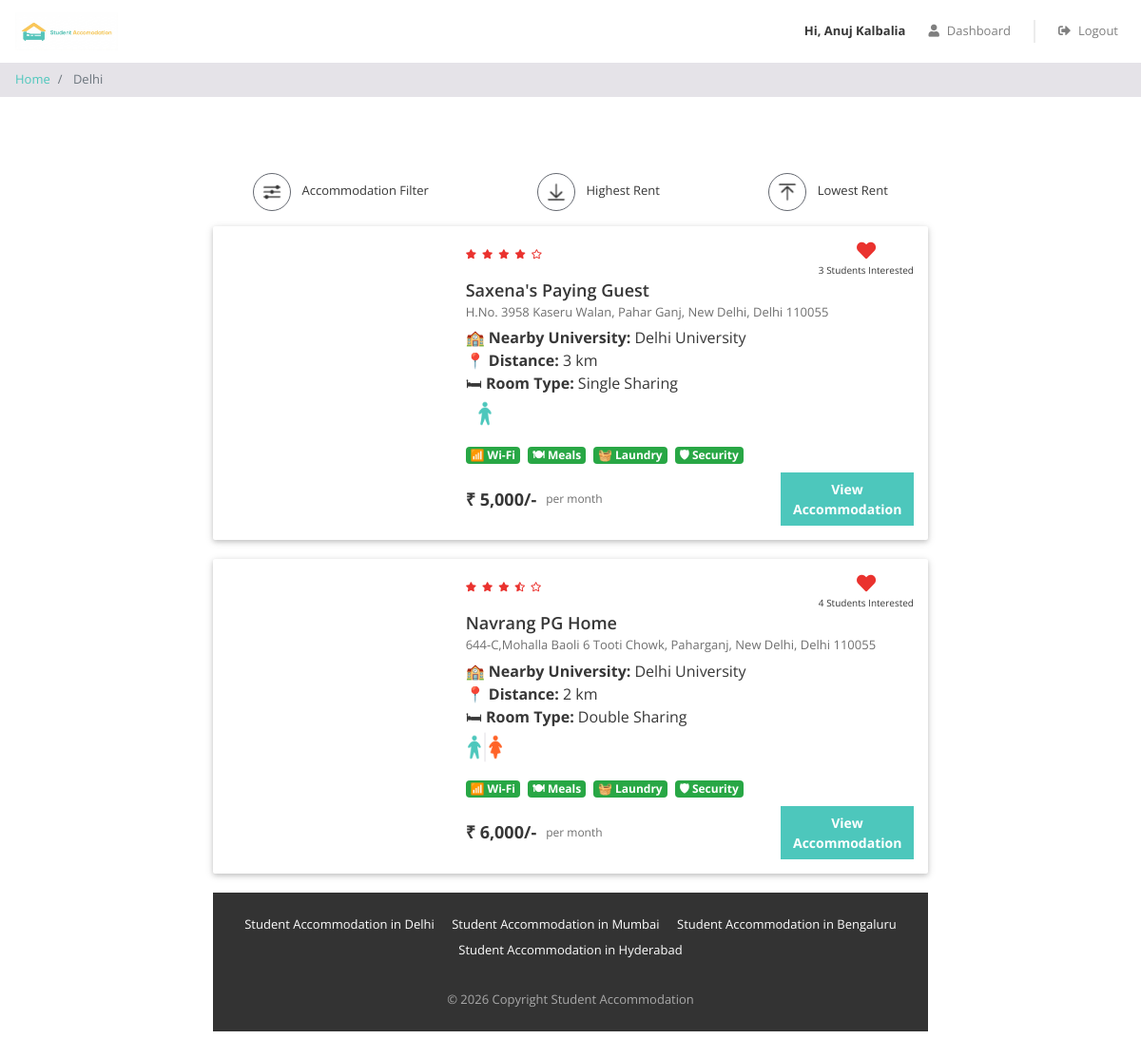
The app's page /property_list.php?city=Delhi (signed in) with its own data.
### tables this page shows
CREATE TABLE `properties` (
  `id` int(11) NOT NULL,
  `city_id` int(11) NOT NULL,
  `name` varchar(100) NOT NULL,
  `address` varchar(255) NOT NULL,
  `description` longtext NOT NULL,
  `gender` enum('male','female','unisex') NOT NULL,
  `rent` int(11) NOT NULL,
  `rating_clean` float(2,1) NOT NULL,
  `rating_food` float(2,1) NOT NULL,
  `rating_safety` float(2,1) NOT NULL,
  `university_name` varchar(255) DEFAULT NULL,
  `university_distance` varchar(100) DEFAULT NULL,
  `room_type` varchar(100) DEFAULT NULL,
  `wifi` tinyint(1) DEFAULT 0,
  `meals` tinyint(1) DEFAULT 0,
  `laundry` tinyint(1) DEFAULT 0,
  `security` tinyint(1) DEFAULT 0,
  `deposit` int(11) DEFAULT NULL,
  `contact_number` varchar(15) DEFAULT NULL
);

### property_list.php (the view, shortened to what this page needs)
<?php
require "includes/database_connect.php";
$user_id = isset($_SESSION['user_id']) ? $_SESSION['user_id'] : NULL;
$city_name = $_GET["city"];
$sql_1 = "SELECT * FROM cities WHERE name = '$city_name'";
$result_1 = mysqli_query($conn, $sql_1);
$city = mysqli_fetch_assoc($result_1);
$city_id = $city['id'];
$sql_2 = "SELECT * FROM properties WHERE city_id = $city_id";
$result_2 = mysqli_query($conn, $sql_2);
$properties = mysqli_fetch_all($result_2, MYSQLI_ASSOC);
$sql_3 = "SELECT *
          FROM interested_users_properties iup
          INNER JOIN properties p
          ON iup.property_id = p.id
          WHERE p.city_id = $city_id";
$result_3 = mysqli_query($conn, $sql_3);
$interested_users_properties = mysqli_fetch_all($result_3, MYSQLI_ASSOC);
?>
<!DOCTYPE html>
<html lang="en">
<head>
    <?php include "includes/head_links.php"; ?>
    <link href="css/property_list.css" rel="stylesheet" />
</head>
<body>
<?php include "includes/header.php"; ?>
<nav aria-label="breadcrumb">
    <ol class="breadcrumb py-2">
        <li class="breadcrumb-item">
            <a href="index.php">
                Home
            </a>
        </li>
        <li class="breadcrumb-item active" aria-current="page">
            <?php echo $city_name; ?>
        </li>
    </ol>
</nav>
<div class="page-container">
    <div class="filter-bar row justify-content-around">
        <div class="col-auto"
             data-toggle="modal"
             data-target="#filter-modal">
            <img src="img/filter.png" alt="filter">
            <span>
                Accommodation Filter
            </span>
        </div>
        <div class="col-auto">
            <img src="img/desc.png" alt="sort-desc">
            <span>
                Highest Rent
            </span>
        </div>
        <div class="col-auto">
            <img src="img/asc.png" alt="sort-asc">
            <span>
                Lowest Rent
            </span>
        </div>
    </div>
    <div id="property-list-container">
    <?php
foreach ($properties as $property) {
?>
<div class="property-card property-id-<?= $property['id'] ?> row">
    <div class="image-container col-md-4">
    </div>
    <div class="content-container col-md-8">
        <div class="row no-gutters justify-content-between">
            <?php
            $total_rating = ($property['rating_clean'] +
                            $property['rating_food'] +
                            $property['rating_safety']) / 3;
            $total_rating = round($total_rating,1);
            ?>
            <div class="star-container" title="<?= $total_rating ?>">
                <?php
                $rating = $total_rating;
                for($i=0;$i<5;$i++){
                    if($rating >= $i+0.8){
                        echo '<i class="fas fa-star"></i>';
                    }
                    elseif($rating >= $i+0.3){
                        echo '<i class="fas fa-star-half-alt"></i>';
                    }
                    else{
                        echo '<i class="far fa-star"></i>';
                    }
                }
                ?>
            </div>
            <div class="interested-container">
                <?php
                $interested_users_count = 0;
                $is_interested = false;
                foreach($interested_users_properties as $interested_user_property){
                    if($interested_user_property['property_id'] == $property['id']){
                        $interested_users_count++;
                        if($interested_user_property['user_id'] == $user_id){
                            $is_interested = true;
                        }
                    }
                }
                if($is_interested){
                ?>
                <i class="is-interested-image fas fa-heart"
                   data-property-id="<?= $property['id'] ?>"></i>
                <?php
                }
                else{
                ?>
                <i class="is-interested-image far fa-heart"
                   data-property-id="<?= $property['id'] ?>"></i>
                <?php
                }
                ?>
                <div class="interested-text">
                    <span class="interested-user-count">
                        <?= $interested_users_count ?>
                    </span>
                    Students Interested
                </div>
            </div>
        </div>
        <div class="detail-container">
            <div class="property-name">
                <?= $property['name'] ?>
            </div>
            <div class="property-address">
                <?= $property['address'] ?>
            </div>
            <?php if (!empty($property['university_name'])) { ?>
            <div class="property-university">
                🏫 <strong>Nearby University:</strong>
                <?= $property['university_name']; ?>
            </div>
            <?php } ?>
            <?php if (!empty($property['university_distance'])) { ?>
            <div class="property-distance">
                📍 <strong>Distance:</strong>
                <?= $property['university_distance']; ?>
            </div>
            <?php } ?>
            <?php if (!empty($property['room_type'])) { ?>
            <div class="property-room-type">
                🛏 <strong>Room Type:</strong>
                <?= $property['room_type']; ?>
            </div>
            <?php } ?>
            <div class="property-gender">
                <?php
                if($property['gender']=="male"){
                    echo '<img src="img/male.png">';
                }
                elseif($property['gender']=="female"){
                    echo '<img src="img/female.png">';
                }
                else{
                    echo '<img src="img/unisex.png">';
                }
                ?>
            </div>
        </div>
        <div class="facility-container mb-2">
            <?php if($property['wifi']){ ?>
            <span class="badge badge-success mr-1">
                📶 Wi-Fi
            </span>
            <?php } ?>
            <?php if($property['meals']){ ?>
            <span class="badge badge-success mr-1">
                🍽 Meals
            </span>
            <?php } ?>
            <?php if($property['laundry']){ ?>
            <span class="badge badge-success mr-1">
                🧺 Laundry
            </span>
            <?php } ?>
            <?php if($property['security']){ ?>
            <span class="badge badge-success mr-1">
                🛡 Security
            </span>
            <?php } ?>
        </div>
        <div class="row no-gutters">
            <div class="rent-container col-6">
                <div class="rent">
                    ₹ <?= number_format($property['rent']) ?>/-
                </div>
                <div class="rent-unit">
                    per month
                </div>
            </div>
            <div class="button-container col-6">
                <a href="property_detail.php?property_id=<?= $property['id'] ?>"
                   class="btn btn-primary">
                    View Accommodation
                </a>
            </div>
        </div>
    </div>
</div>
<?php
}
?>
</div>
<?php
include "includes/footer.php";
?>
</body>
</html>

### css/common.css (style rules this page uses)
* { box-sizing: border-box; font-family: 'Open Sans', sans-serif; }
body { color: #373737; font-size: 16px; position: relative; }
.btn-primary, .btn-warning, .btn-danger { color: white; font-weight: bold; }
.breadcrumb { background-color: #e5e3e8; font-size: 13px; border-radius: 0px; margin-bottom: 0px; }
.page-container { max-width: 800px; padding: 80px 24px; margin: auto; }

### css/property_list.css (style rules this page uses)
.filter-bar > div { cursor: pointer; font-size: 13px; text-align: center; margin-bottom: 16px; }
.filter-bar img { width: 40px; height: 40px; border-radius: 40px; border: 1px solid #646870; padding: 6px; margin-right: 8px; }
.property-card { background-color: #ffffff; border-radius: 2px; padding: 15px 0px; margin: 0px auto 20px; box-shadow: 0 2px 5px 0 rgba(0, 0, 0, 0.16), 0 2px 10px 0 rgba(0, 0, 0, 0.12); }
.image-container { text-align: center; }
.star-container i { color: #EA322E; font-size: 10px; margin-right: 6px; }
.interested-container { text-align: center; }
.interested-container i { color: #EA322E; font-size: 20px; cursor: pointer; }
.interested-text { font-size: 10px; }
.detail-container { padding-bottom: 10px; }
.property-name { font-size: 18px; font-weight: 600; }
.property-address { color: #6f6f6f; font-size: 13px; padding-bottom: 5px; }
.property-gender img { width: 40px; }
.rent-container { display: flex; align-items: center; }
.rent { font-size: 18px; font-weight: bold; padding-right: 10px; }
.rent-unit { color: #6f6f6f; font-size: 12px; }
.button-container .btn { font-size: 14px; border-radius: 0px; width: 140px; float: right; }

### records on screen
properties: interested_users_count "3", name "Saxena's Paying Guest", address "H.No. 3958 Kaseru Walan, Pahar Ganj, New Delhi, Delhi 110055", university_name "Delhi University", university_distance "3 km", room_type "Single Sharing", wifi "📶 Wi-Fi", meals "🍽 Meals", laundry "🧺 Laundry", security "🛡 Security", rent "5,000"
properties: interested_users_count "4", name "Navrang PG Home", address "644-C,Mohalla Baoli 6 Tooti Chowk, Paharganj, New Delhi, Delhi 110055", university_name "Delhi University", university_distance "2 km", room_type "Double Sharing", wifi "📶 Wi-Fi", meals "🍽 Meals", laundry "🧺 Laundry", security "🛡 Security", rent "6,000"

### other values on screen
$_SESSION["full_name"] "Anuj Kalbalia"
$city_name "Delhi"
